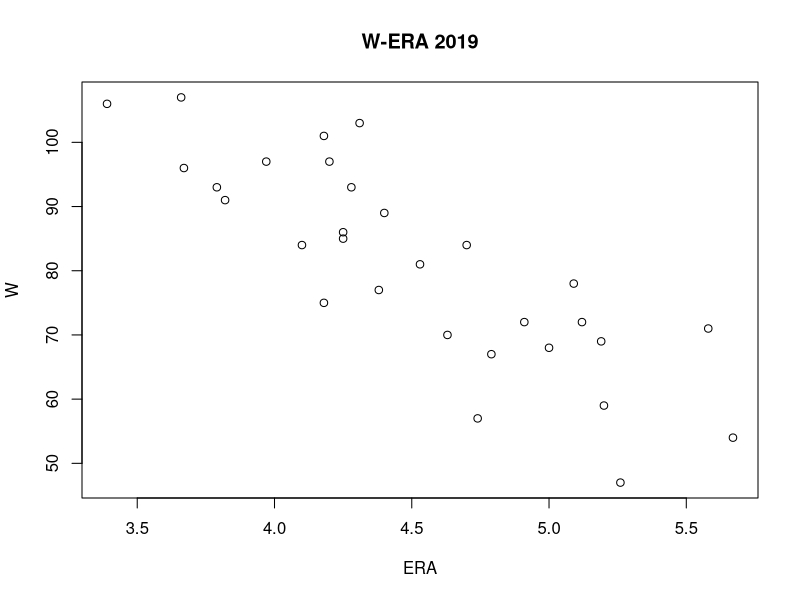

R code for this plot:
library(readr)
source_data_2019 <- read.table("DATA/2019.txt")
source_data_2018 <- read.table("DATA/2018.txt")

era_2019 <- vector()
wins_2019 <- vector()

for (i in c(1:30)){
    wins_2019 <- c(wins_2019,source_data_2019[i,2])    
    era_2019  <- c(era_2019,source_data_2019[i,4])
}

png(file = "PICTURE/2019.png")
plot(era_2019, wins_2019,
     main="W-ERA 2019",
     ylab = "W",
     xlab = "ERA"
     )
dev.off()